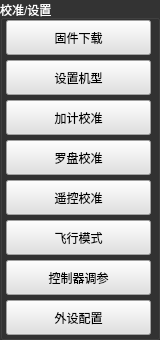
     <widget class="QGroupBox" name="gb_setting">
      <property name="geometry">
       <rect>
        <x>2</x>
        <y>10</y>
        <width>160</width>
        <height>340</height>
       </rect>
      </property>
      <property name="palette">
       <palette>
        <active>
         <colorrole role="WindowText">
          <brush brushstyle="SolidPattern">
           <color alpha="255">
            <red>255</red>
            <green>255</green>
            <blue>255</blue>
           </color>
          </brush>
         </colorrole>
         <colorrole role="Button">
          <brush brushstyle="SolidPattern">
           <color alpha="255">
            <red>51</red>
            <green>51</green>
            <blue>51</blue>
           </color>
          </brush>
         </colorrole>
         <colorrole role="Text">
          <brush brushstyle="SolidPattern">
           <color alpha="255">
            <red>255</red>
            <green>255</green>
            <blue>255</blue>
           </color>
          </brush>
         </colorrole>
         <colorrole role="ButtonText">
          <brush brushstyle="SolidPattern">
           <color alpha="255">
            <red>255</red>
            <green>255</green>
            <blue>255</blue>
           </color>
          </brush>
         </colorrole>
         <colorrole role="Base">
          <brush brushstyle="SolidPattern">
           <color alpha="255">
            <red>51</red>
            <green>51</green>
            <blue>51</blue>
           </color>
          </brush>
         </colorrole>
         <colorrole role="Window">
          <brush brushstyle="SolidPattern">
           <color alpha="255">
            <red>51</red>
            <green>51</green>
            <blue>51</blue>
           </color>
          </brush>
         </colorrole>
        </active>
        <inactive>
         <colorrole role="WindowText">
          <brush brushstyle="SolidPattern">
           <color alpha="255">
            <red>255</red>
            <green>255</green>
            <blue>255</blue>
           </color>
          </brush>
         </colorrole>
         <colorrole role="Button">
          <brush brushstyle="SolidPattern">
           <color alpha="255">
            <red>51</red>
            <green>51</green>
            <blue>51</blue>
           </color>
          </brush>
         </colorrole>
         <colorrole role="Text">
          <brush brushstyle="SolidPattern">
           <color alpha="255">
            <red>255</red>
            <green>255</green>
            <blue>255</blue>
           </color>
          </brush>
         </colorrole>
         <colorrole role="ButtonText">
          <brush brushstyle="SolidPattern">
           <color alpha="255">
            <red>255</red>
            <green>255</green>
            <blue>255</blue>
           </color>
          </brush>
         </colorrole>
         <colorrole role="Base">
          <brush brushstyle="SolidPattern">
           <color alpha="255">
            <red>51</red>
            <green>51</green>
            <blue>51</blue>
           </color>
          </brush>
         </colorrole>
         <colorrole role="Window">
          <brush brushstyle="SolidPattern">
           <color alpha="255">
            <red>51</red>
            <green>51</green>
            <blue>51</blue>
           </color>
          </brush>
         </colorrole>
        </inactive>
        <disabled>
         <colorrole role="WindowText">
          <brush brushstyle="SolidPattern">
           <color alpha="255">
            <red>255</red>
            <green>255</green>
            <blue>255</blue>
           </color>
          </brush>
         </colorrole>
         <colorrole role="Button">
          <brush brushstyle="SolidPattern">
           <color alpha="255">
            <red>51</red>
            <green>51</green>
            <blue>51</blue>
           </color>
          </brush>
         </colorrole>
         <colorrole role="Text">
          <brush brushstyle="SolidPattern">
           <color alpha="255">
            <red>255</red>
            <green>255</green>
            <blue>255</blue>
           </color>
          </brush>
         </colorrole>
         <colorrole role="ButtonText">
          <brush brushstyle="SolidPattern">
           <color alpha="255">
            <red>255</red>
            <green>255</green>
            <blue>255</blue>
           </color>
          </brush>
         </colorrole>
         <colorrole role="Base">
          <brush brushstyle="SolidPattern">
           <color alpha="255">
            <red>51</red>
            <green>51</green>
            <blue>51</blue>
           </color>
          </brush>
         </colorrole>
         <colorrole role="Window">
          <brush brushstyle="SolidPattern">
           <color alpha="255">
            <red>51</red>
            <green>51</green>
            <blue>51</blue>
           </color>
          </brush>
         </colorrole>
        </disabled>
       </palette>
      </property>
      <property name="title">
       <string>校准/设置</string>
      </property>
      <widget class="QPushButton" name="pb_accel">
       <property name="geometry">
        <rect>
         <x>6</x>
         <y>100</y>
         <width>145</width>
         <height>35</height>
        </rect>
       </property>
       <property name="styleSheet">
        <string notr="true">background-color: rgb(225, 225, 225);
color: rgb(0, 0, 0);</string>
       </property>
       <property name="text">
        <string>加计校准</string>
       </property>
      </widget>
      <widget class="QPushButton" name="pb_compass">
       <property name="geometry">
        <rect>
         <x>6</x>
         <y>140</y>
         <width>145</width>
         <height>35</height>
        </rect>
       </property>
       <property name="styleSheet">
        <string notr="true">background-color: rgb(225, 225, 225);
color: rgb(0, 0, 0);</string>
       </property>
       <property name="text">
        <string>罗盘校准</string>
       </property>
      </widget>
      <widget class="QPushButton" name="pb_radio">
       <property name="geometry">
        <rect>
         <x>6</x>
         <y>180</y>
         <width>145</width>
         <height>35</height>
        </rect>
       </property>
       <property name="styleSheet">
        <string notr="true">background-color: rgb(225, 225, 225);
color: rgb(0, 0, 0);</string>
       </property>
       <property name="text">
        <string>遥控校准</string>
       </property>
      </widget>
      <widget class="QPushButton" name="pb_flt_mode">
       <property name="geometry">
        <rect>
         <x>6</x>
         <y>220</y>
         <width>145</width>
         <height>35</height>
        </rect>
       </property>
       <property name="styleSheet">
        <string notr="true">background-color: rgb(225, 225, 225);
color: rgb(0, 0, 0);</string>
       </property>
       <property name="text">
        <string>飞行模式</string>
       </property>
      </widget>
      <widget class="QPushButton" name="pb_pid">
       <property name="geometry">
        <rect>
         <x>6</x>
         <y>260</y>
         <width>145</width>
         <height>35</height>
        </rect>
       </property>
       <property name="styleSheet">
        <string notr="true">background-color: rgb(225, 225, 225);
color: rgb(0, 0, 0);</string>
       </property>
       <property name="text">
        <string>控制器调参</string>
       </property>
      </widget>
      <widget class="QPushButton" name="pb_firmware">
       <property name="geometry">
        <rect>
         <x>6</x>
         <y>20</y>
         <width>145</width>
         <height>35</height>
        </rect>
       </property>
       <property name="styleSheet">
        <string notr="true">background-color: rgb(225, 225, 225);
color: rgb(0, 0, 0);</string>
       </property>
       <property name="text">
        <string>固件下载</string>
       </property>
      </widget>
      <widget class="QPushButton" name="pb_frame">
       <property name="geometry">
        <rect>
         <x>6</x>
         <y>60</y>
         <width>145</width>
         <height>35</height>
        </rect>
       </property>
       <property name="styleSheet">
        <string notr="true">background-color: rgb(225, 225, 225);
color: rgb(0, 0, 0);</string>
       </property>
       <property name="text">
        <string>设置机型</string>
       </property>
      </widget>
      <widget class="QPushButton" name="pb_peripheral">
       <property name="geometry">
        <rect>
         <x>6</x>
         <y>300</y>
         <width>145</width>
         <height>35</height>
        </rect>
       </property>
       <property name="styleSheet">
        <string notr="true">background-color: rgb(225, 225, 225);
color: rgb(0, 0, 0);</string>
       </property>
       <property name="text">
        <string>外设配置</string>
       </property>
      </widget>
     </widget>
